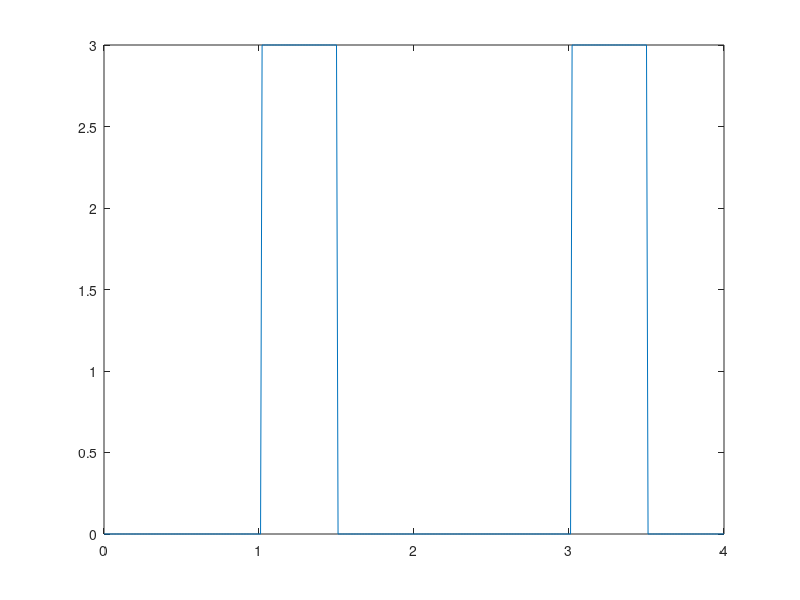

The MATLAB source for this figure:
n = [0, 1, 0, 1];
am=zeros(1, length(n));

for b = 1:length(n)
    if n(b) == 1
        am(b) = 3;
    else
        am(b) = 0;
    end
end

i=1;
a=0;
b=0.5;
t=0:0.01:length(n);
y=zeros(1, length(t));

for j=1:length(t)
    if t(j)>=a && t(j)<=b
        y(j)=am(i);
    elseif t(j)>b && t(j)<=i
        y(j)=0;

    else
        i=i+1;
        a=a+1;
        b=b+1;

    end
end

plot(t,y);

